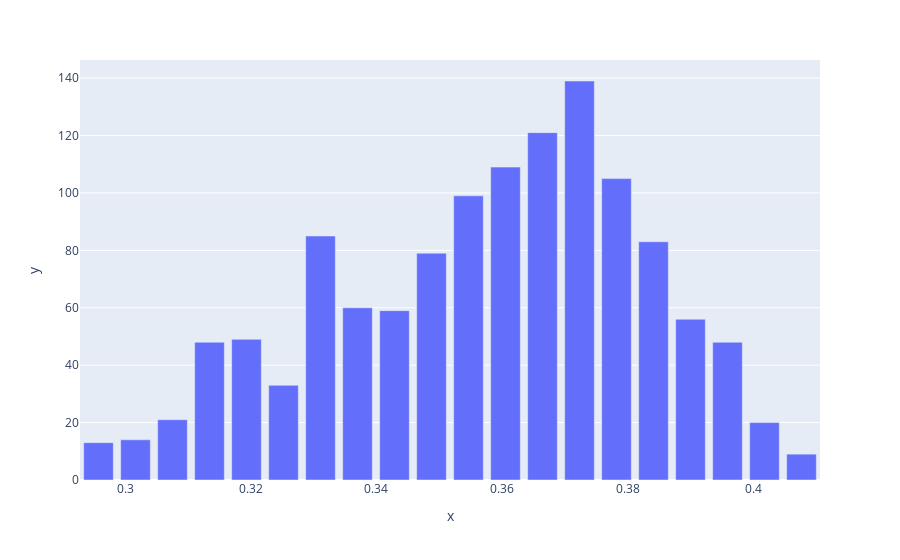

Source (notebook cell):
### Code cell
hist, bins = np.histogram(nbr_err, bins=20)
px.bar(x=bins[:-1], y=hist)

### Figure 1 — Plotly figure (JSON) as saved in the notebook; plotly's stock layout.template omitted (floating-point values rounded to 4 significant figures)
{"data": [{"alignmentgroup": "True", "hovertemplate": "x=%{x}<br>y=%{y}<extra></extra>", "legendgroup": "", "marker": {"color": "#636efa", "pattern": {"shape": ""}}, "name": "", "offsetgroup": "", "orientation": "v", "showlegend": false, "textposition": "auto", "type": "bar", "x": [0.2957, 0.3016, 0.3075, 0.3134, 0.3193, 0.3252, 0.3311, 0.337, 0.3429, 0.3488, 0.3547, 0.3605, 0.3664, 0.3723, 0.3782, 0.3841, 0.39, 0.3959, 0.4018, 0.4077], "xaxis": "x", "y": [13, 14, 21, 48, 49, 33, 85, 60, 59, 79, 99, 109, 121, 139, 105, 83, 56, 48, 20, 9], "yaxis": "y"}], "layout": {"barmode": "relative", "legend": {"tracegroupgap": 0}, "margin": {"t": 60}, "xaxis": {"anchor": "y", "domain": [0, 1], "title": {"text": "x"}}, "yaxis": {"anchor": "x", "domain": [0, 1], "title": {"text": "y"}}}}
